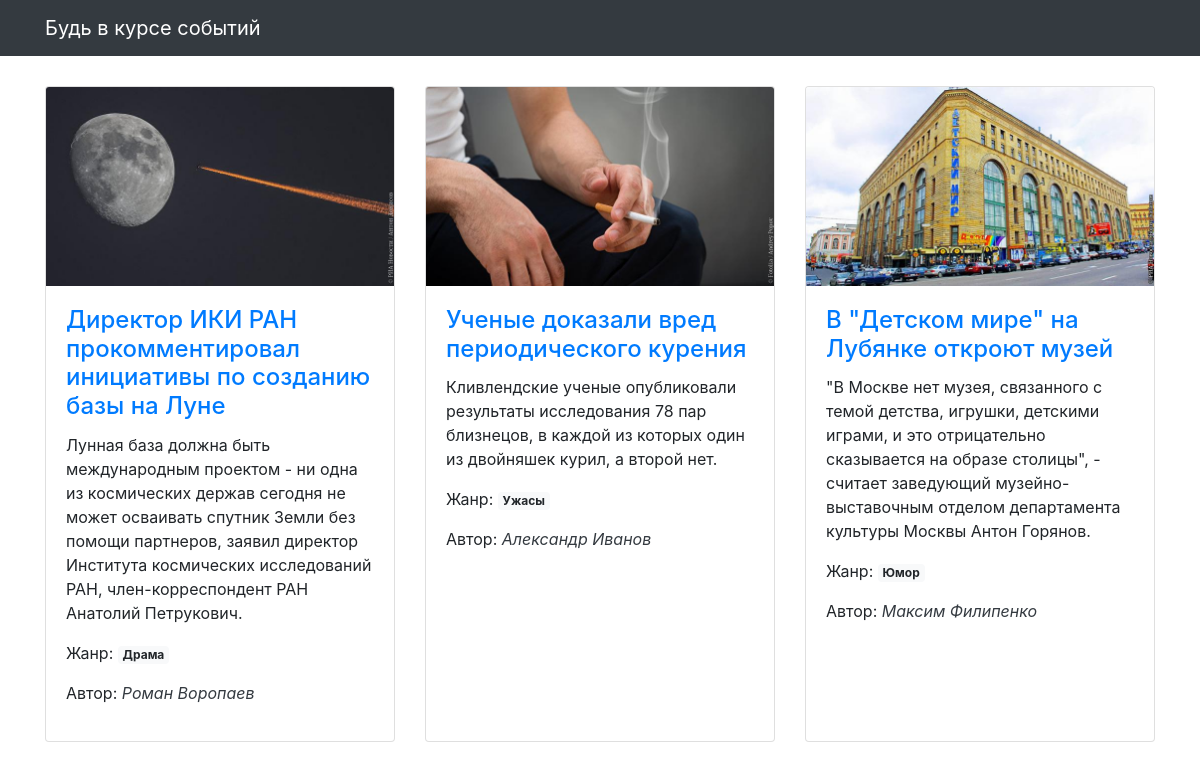
The page / on the database its author committed.
### articles/models.py (models this page shows, shortened)
class Article(models.Model):
    author = models.ForeignKey(Author, on_delete=models.CASCADE)
    genre = models.ForeignKey(Genre, on_delete=models.CASCADE)
    title = models.CharField(max_length=256, verbose_name='Название')
    text = models.TextField(verbose_name='Текст')
    published_at = models.DateTimeField(verbose_name='Дата публикации')
    image = models.ImageField(null=True, blank=True, verbose_name='Изображение',)
    class Meta:
        verbose_name = 'Статья'
        verbose_name_plural = 'Статьи'

class Genre(models.Model):
    name = models.CharField(max_length=256, verbose_name='Название')
    class Meta:
        verbose_name = 'Жанр'
        verbose_name_plural = 'Жанры'

class Author(models.Model):
    name = models.CharField(max_length=256, verbose_name='Имя')
    phone = models.CharField(max_length=256, verbose_name='Телефон')
    class Meta:
        verbose_name = 'Автор'
        verbose_name_plural = 'Авторы'

### articles/views.py (the view)
# urls.py: path('', articles_list, name='articles'),
def articles_list(request):
    template_name = 'articles/news.html'
    ordering = 'published_at'
    articles = Article.objects.order_by(ordering).select_related('genre').select_related('author').defer('published_at', 'author__phone')
    object_list = []
    for a in articles:
        object_list.append({
            'author': a.author.name,
            'genre': a.genre.name,
            'title': a.title,
            'text': a.text,
            'image': a.image,
        })
        print(a.image)
    context = {
        'object_list': object_list
    }
    return render(request, template_name, context)

### templates/articles/news.html (shortened to what this page needs)
{% extends "articles/base.html" %}
{% load static %}
{% block content %}
<div class="row">
  {% for article in object_list %}
  <div class="col-lg-4 col-sm-6 portfolio-item">
    <div class="card h-100">
      <a href="#"><img class="card-img-top" src="{% get_media_prefix %}{{ article.image }}" alt=""></a>
      <div class="card-body">
        <h4 class="card-title">
          <a href="#">{{ article.title }}</a>
        </h4>
        <p class="card-text">{{ article.text }}</p>
        <p>Жанр: <span class="badge badge-light">{{ article.genre }}</span></p>
        <p>Автор: <span class="text-dark font-italic">{{ article.author }}</span></p>
      </div>
    </div>
  </div>
  {% endfor %}
</div>
{% endblock %}

### templates/articles/base.html (shortened to what this page needs)
<!DOCTYPE html>
{% load static %}
<html>
  <head>
    <link href="{% static  "css/bootstrap.min.css"  %}" rel="stylesheet">
    <link href="{% static  "css/3-col-portfolio.css" %}" rel="stylesheet">
  </head>
  <body>
    <nav class="navbar navbar-expand-lg navbar-dark bg-dark fixed-top">
      <div class="container">
        <a class="navbar-brand" href="#">Будь в курсе событий</a>
      </div>
    </nav>
    <div class="container">{% block content %}{% endblock %}</div>
  </body>
</html>

### static/css/3-col-portfolio.css (style rules this page uses)
body { padding-top: 84px; padding-bottom: 84px; }
@media (min-width: 992px) { body { padding-top: 86px; padding-bottom: 86px; } }

### rows shown on the page
Article: image (picture), title "Директор ИКИ РАН прокомментировал инициативы по созданию базы на Луне", text "Лунная база должна быть международным проектом - ни одна из космических держав сегодня не может осваивать спутник Земли без помощи партнеров, заявил директор Института космических исследований РАН, член-корреспондент РАН Анатолий Петрукович."
Genre: genre "Драма"
Author: author "Роман Воропаев"
Article: image (picture), title "Ученые доказали вред периодического курения", text "Кливлендские ученые опубликовали результаты исследования 78 пар близнецов, в каждой из которых один из двойняшек курил, а второй нет."
Genre: genre "Ужасы"
Author: author "Александр Иванов"
Article: image (picture), title "В \"Детском мире\" на Лубянке откроют музей", text "\"В Москве нет музея, связанного с темой детства, игрушки, детскими играми, и это отрицательно сказывается на образе столицы\", - считает заведующий музейно-выставочным отделом департамента культуры Москвы Антон Горянов."
Genre: genre "Юмор"
Author: author "Максим Филипенко"
